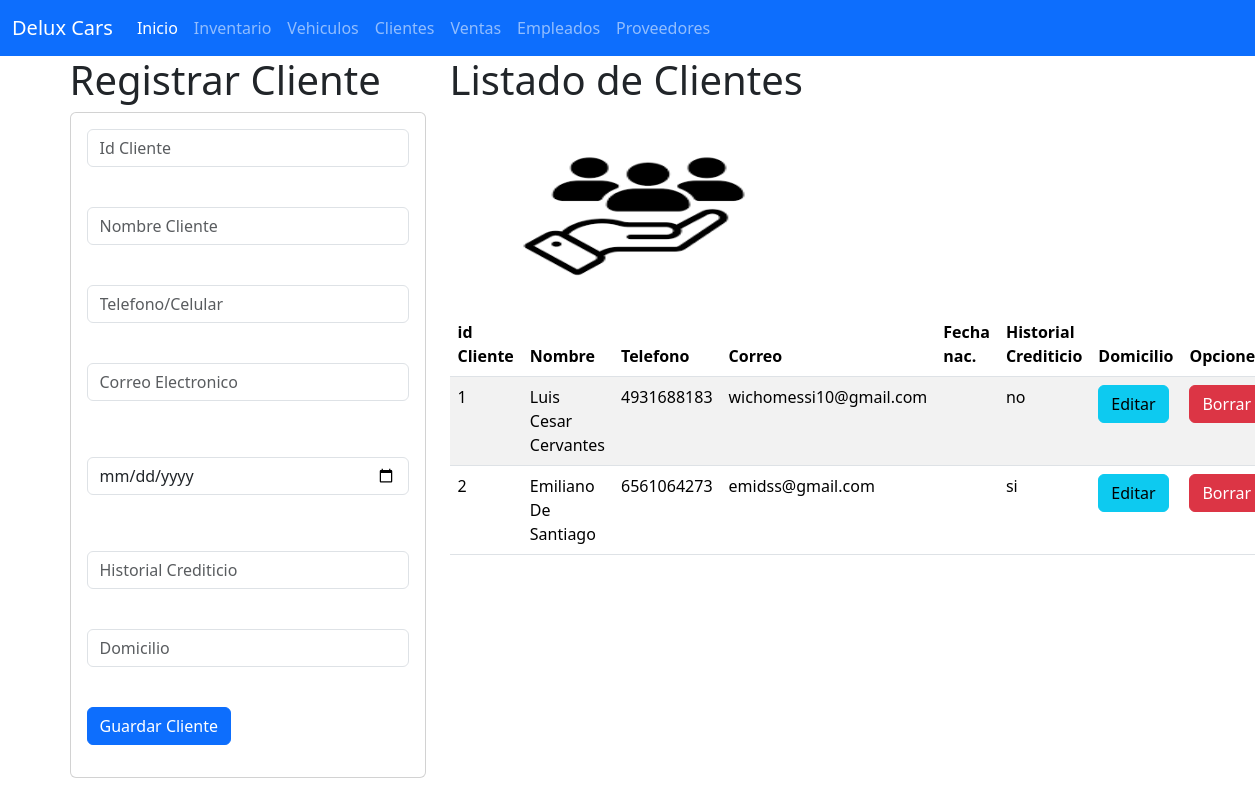
Screenshot of /clientes with the database file from the repository.
### cliente_app/models.py (models this page shows, shortened)
class Clientes(models.Model):
    id_cliente = models.CharField(primary_key=True, max_length=10)
    nombre = models.CharField(max_length=100)
    telefono = models.BigIntegerField()
    correo = models.CharField(max_length=100)
    fecha_n = models.DateTimeField()
    historial_c = models.CharField(max_length=100)
    domicilio = models.CharField(max_length=100)

### cliente_app/views.py (the view)
# urls.py: path("clientes", views.inicio_vistaClientes, name="clientes"),
def inicio_vistaClientes(request):
    losclientes=Clientes.objects.all
    return render(request,"gestionarClientes.html", {"misclientes":losclientes})

### cliente_app/templates/gestionarClientes.html
{% extends "base.html" %}
{% load static %}
{% block cuerpo %}
  <div class="row">
    <div class= "col-sm-12 col-md-4 col-lg-4 xl-4">
      <h1>Registrar Cliente</h1>
      <div class="card">
        <div class="card-body">
          <form action="registrarClientes/" method="POST">{% csrf_token %}
            <div class="form-group">
                <input type="text" id="txtcliente" name="txtcliente" class="form-control"
                placeholder="Id Cliente" minlength="1" maxLenght="6" required><br>
            </div>
            <div class="form-group py-3">
                <input type="text" id="txtnombre" name="txtnombre" class="form-control"
                placeholder="Nombre Cliente" maxLenght="100" required><br>
            </div>
            <div class="form-group">
              <input type="text" id="telefono" name="telefono" class="form-control"
              min="1" max="10" placeholder="Telefono/Celular" required><br>
            </div>
            <div class="form-group py-3">
              <input type="text" id="txtcorreo" name="txtcorreo" class="form-control"
              placeholder="Correo Electronico" maxLenght="100" required><br>
            </div>
            <div class="form-group py-3">
              <input type="date" id="txtfecha" name="txtfecha" class="form-control"
              placeholder="Fecha de Nacimiento" maxLenght="100" required><br>
            </div>
            <div class="form-group py-3">
              <input type="text" id="txthistorial_c" name="txthistorial_c" class="form-control"
              placeholder="Historial Crediticio" maxLenght="100" required><br>
            </div>
            <div class="form-group">
                <input type="text" id="txtdomicilio" name="txtdomicilio" class="form-control"
                placeholder="Domicilio" maxLenght="100" required><br>
            </div>
            <div class="form-group py-3">
              <button type="submit" class="btn btn-primary">Guardar Cliente</button>
            </div>
          </form>
        </div>
      </div>
    </div>
  <div class="col-sm-12 col-md-8 col-lg-8 xl-8">
    <h1>Listado de Clientes</h1>
    <img class="w-50" src="{% static 'img/clientes.png' %} " alt="pao" width="100" height="200">
    <table class="table table-striped">
      <thead>
        <tr>
          <th scope="col">id Cliente</th>
          <th scope="col">Nombre</th>
          <th scope="col">Telefono</th>
          <th scope="col">Correo</th>
          <th scope="col">Fecha nac.</th>
          <th scope="col">Historial Crediticio</th>
          <th scope="col">Domicilio</th>
          <th>Opciones</th>
        </tr>
      </thead>
      <tbody>
        {% for i in misclientes %}
          <tr>
            <td>{{i.id_cliente}}</td>
            <td>{{i.nombre}}</td>
            <td>{{i.telefono}}</td>
            <td>{{i.correo}}</td>
            <td>{{i.fecha_n | date:'d-m-y'}}</td>
            <td>{{i.historial_c}}</td>
            <td> <a href="seleccionarClientes/{{i.id_cliente}}" class="btn btn-info">Editar</a></td>
            <td> <a href="borrarClientes/{{i.id_cliente}}" class="btn btn-danger">Borrar</a></td>
          </tr>
        {% endfor %}
      </tbody>
    </table>
  </div>
</div>
{% endblock %}

### rows the page displays
Clientes: id_cliente "1", nombre "Luis Cesar Cervantes", telefono "4931688183", correo "wichomessi10@gmail.com", historial_c "no"
Clientes: id_cliente "2", nombre "Emiliano De Santiago", telefono "6561064273", correo "emidss@gmail.com", historial_c "si"
